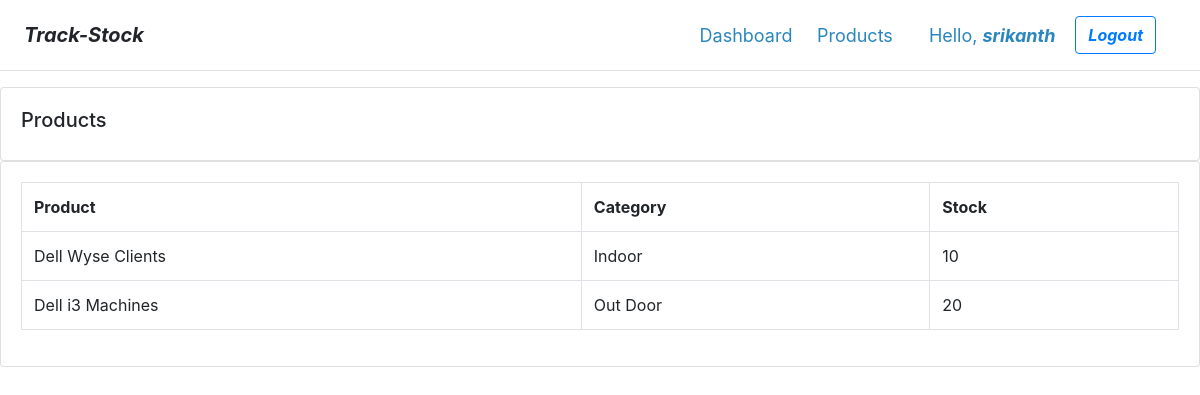
Screenshot of /products/ (signed in) with the database file from the repository.
### inv/models.py (models this page shows, shortened)
class Product(models.Model):
    CATEGORY = (
            ('Indoor', 'Indoor'),
            ('Out Door', 'Out Door'),
            )
    name = models.CharField(max_length=200, null=True)
    stock = models.CharField(max_length=8, null=True)
    category = models.CharField(max_length=200, null=True, choices=CATEGORY)
    date_created = models.DateTimeField(auto_now_add=True, null=True)
    tags = models.ManyToManyField(Tag)

### inv/views.py (the view)
# urls.py: path('products/', views.products, name='products'),
@login_required(login_url='login')
def products(request):
    products = Product.objects.all()
    return render(request, 'products.html', {'products': products})

### inv/templates/products.html
{% extends 'main.html' %}
{% block content %}
<div class="row">
  <div class="col-md">
    <div class="card card-body">
      <h5>Products</h5>
    </div>
    <div class="card card-body">
      <table class="table table-bordered">
        <tr>
          <th>Product</th>
          <th>Category</th>
          <th>Stock</th>
        </tr>
        {% for i in products %}
        <tr>
          <td>{{i.name}}</td>
          <td>{{i.category}}</td>
          <td>{{i.stock}}</td>
        </tr>
        {% endfor %}
      </table>
    </div>
  </div>
</div>
{% endblock %}

### inv/templates/navbar.html (shortened to what this page needs)
{% load static %}
<div class="d-flex flex-column flex-md-row align-items-center p-3 px-md-4 mb-3 bg-white border-bottom box-shadow">
    <h5 class="my-0 mr-md-auto font-weight-normal"><b><i>Track-Stock</i></b></h5>
    <nav class="my-2 my-md-0 mr-md-3">
      <a class="hello-msg" href="{% url  'home' %}">Dashboard</a>
      <a class="hello-msg" href="{% url  'products' %}">Products</a>
    </nav>
    <span class="hello-msg">Hello, <b><i>{{request.user}}</i></b> </span>
    <span class="hello-msg"><a class="btn btn-outline-primary" href="{% url 'logout' %}"><b><i>Logout</i></b></a></span>
  </div>

### inv/templates/navbar.html (style rules this page uses)
.hello-msg { font-size: 18px; color: #2a87bd; margin-right: 20px; }

### rows the page displays
Product: name "Dell Wyse Clients", category "Indoor", stock "10"
Product: name "Dell i3 Machines", category "Out Door", stock "20"

### other values shown
{{ request.user }} "srikanth"
